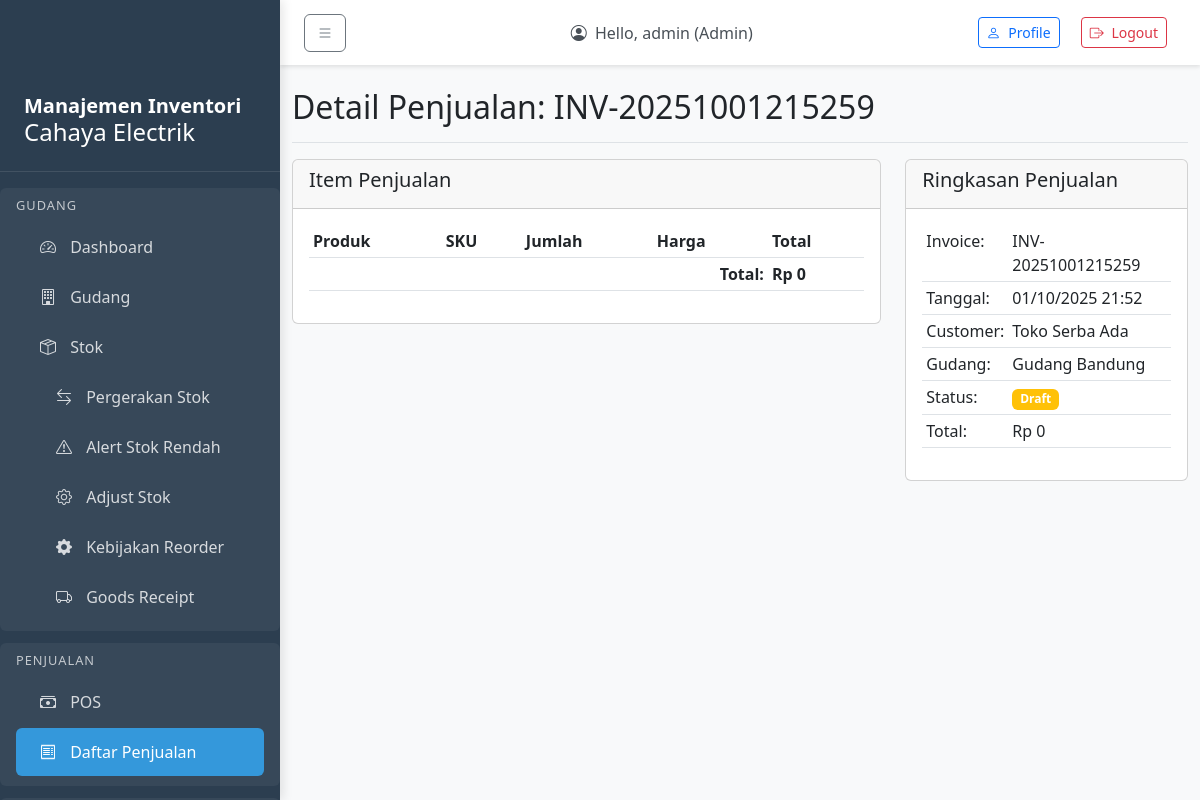
Before: /sales/16/ (signed in) with the older database file.
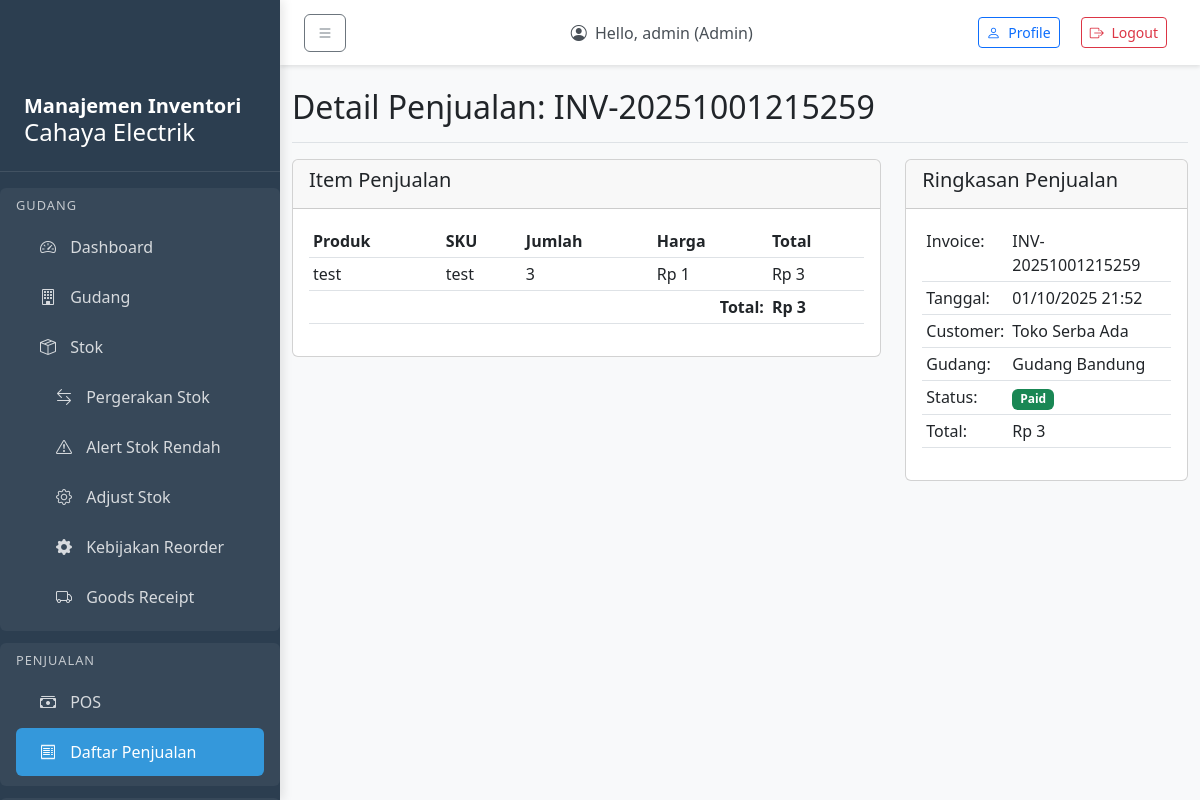
After: the same page with the newer database file.
### sales/models.py (models this page shows, shortened)
class Sale(models.Model):
    STATUS_CHOICES = [
        ('DRAFT', 'Draft'),
        ('PAID', 'Paid'),
        ('CANCELLED', 'Cancelled'),
    ]
    invoice_number = models.CharField(max_length=40, unique=True)
    customer = models.ForeignKey(Customer, on_delete=models.CASCADE, null=True, blank=True)
    warehouse = models.ForeignKey(Warehouse, on_delete=models.CASCADE)
    status = models.CharField(max_length=20, choices=STATUS_CHOICES, default='DRAFT')
    total_amount = models.DecimalField(max_digits=14, decimal_places=2, default=0)
    sold_at = models.DateTimeField(auto_now_add=True)
    class Meta:
        db_table = 'sale'
        indexes = [
            models.Index(fields=['sold_at', 'status']),
        ]

class SaleItem(models.Model):
    sale = models.ForeignKey(Sale, on_delete=models.CASCADE, related_name='items')
    product = models.ForeignKey(Product, on_delete=models.CASCADE)
    qty = models.IntegerField()
    price = models.DecimalField(max_digits=12, decimal_places=2)
    class Meta:
        db_table = 'sale_item'
        indexes = [
            models.Index(fields=['sale_id', 'product_id']),
        ]
    def get_total(self):
        return self.qty * self.price

### master/models.py (models this page shows, shortened)
class Customer(models.Model):
    name = models.CharField(max_length=150)
    phone = models.CharField(max_length=30, blank=True)
    email = models.CharField(max_length=100, blank=True)
    address = models.CharField(max_length=255, blank=True)
    is_active = models.BooleanField(default=True)
    created_at = models.DateTimeField(auto_now_add=True)
    class Meta:
        db_table = 'customer'

class Product(models.Model):
    sku = models.CharField(max_length=50, unique=True)
    name = models.CharField(max_length=150)
    category = models.ForeignKey(Category, on_delete=models.CASCADE, null=True, blank=True)
    uom = models.CharField(max_length=20, default='PCS')  # Unit of Measure
    min_stock = models.IntegerField(default=0)
    price = models.DecimalField(max_digits=12, decimal_places=2, default=0)
    is_active = models.BooleanField(default=True)
    created_at = models.DateTimeField(auto_now_add=True)
    updated_at = models.DateTimeField(auto_now=True)
    class Meta:
        db_table = 'product'

### inventory/models.py (models this page shows, shortened)
class Warehouse(models.Model):
    code = models.CharField(max_length=20, unique=True)
    name = models.CharField(max_length=100)
    address = models.CharField(max_length=255, blank=True)
    created_at = models.DateTimeField(auto_now_add=True)
    class Meta:
        db_table = 'warehouse'

### sales/views.py (the view)
# urls.py: path('<int:pk>/', views.sale_detail, name='sale_detail'),
@login_required
def sale_detail(request, pk):
    if request.user.role not in ['cashier', 'manager', 'admin']:
        raise PermissionDenied("Anda tidak memiliki akses ke fitur ini.")
    sale = get_object_or_404(Sale, pk=pk)
    sale_items = SaleItem.objects.filter(sale=sale).select_related('product')
    return render(request, 'sales/sale_detail.html', {
        'sale': sale,
        'sale_items': sale_items
    })

### templates/sales/sale_detail.html (shortened to what this page needs)
{% extends 'base.html' %}
{% block content %}
<div class="d-flex justify-content-between flex-wrap flex-md-nowrap align-items-center pt-3 pb-2 mb-3 border-bottom">
    <h1 class="h2">Detail Penjualan: {{ sale.invoice_number }}</h1>
</div>
<div class="row">
    <div class="col-md-8">
        <div class="card">
            <div class="card-header">
                <h5>Item Penjualan</h5>
            </div>
            <div class="card-body">
                <div class="table-responsive">
                    <table class="table table-sm">
                        <thead>
                            <tr>
                                <th>Produk</th>
                                <th>SKU</th>
                                <th>Jumlah</th>
                                <th>Harga</th>
                                <th>Total</th>
                            </tr>
                        </thead>
                        <tbody>
                            {% for item in sale_items %}
                            <tr>
                                <td>{{ item.product.name }}</td>
                                <td>{{ item.product.sku }}</td>
                                <td>{{ item.qty }}</td>
                                <td>Rp {{ item.price|floatformat:0 }}</td>
                                <td>Rp {{ item.get_total|floatformat:0 }}</td>
                            </tr>
                            {% endfor %}
                        </tbody>
                        <tfoot>
                            <tr>
                                <th colspan="4" class="text-end">Total:</th>
                                <th>Rp {{ sale.total_amount|floatformat:0 }}</th>
                            </tr>
                        </tfoot>
                    </table>
                </div>
            </div>
        </div>
    </div>
    <div class="col-md-4">
        <div class="card">
            <div class="card-header">
                <h5>Ringkasan Penjualan</h5>
            </div>
            <div class="card-body">
                <table class="table table-sm">
                    <tr>
                        <td>Invoice:</td>
                        <td>{{ sale.invoice_number }}</td>
                    </tr>
                    <tr>
                        <td>Tanggal:</td>
                        <td>{{ sale.sold_at|date:"d/m/Y H:i" }}</td>
                    </tr>
                    <tr>
                        <td>Customer:</td>
                        <td>{{ sale.customer.name|default:"-" }}</td>
                    </tr>
                    <tr>
                        <td>Gudang:</td>
                        <td>{{ sale.warehouse.name }}</td>
                    </tr>
                    <tr>
                        <td>Status:</td>
                        <td>
                            {% if sale.status == 'DRAFT' %}
                                <span class="badge bg-warning">{{ sale.get_status_display }}</span>
                            {% elif sale.status == 'PAID' %}
                                <span class="badge bg-success">{{ sale.get_status_display }}</span>
                            {% elif sale.status == 'CANCELLED' %}
                                <span class="badge bg-danger">{{ sale.get_status_display }}</span>
                            {% endif %}
                        </td>
                    </tr>
                    <tr>
                        <td>Total:</td>
                        <td>Rp {{ sale.total_amount|floatformat:0 }}</td>
                    </tr>
                </table>
            </div>
        </div>
    </div>
</div>
{% endblock %}

Changed rows visible on the page:
changed Sale "INV-20251001215259": total_amount "0" → "3"; status "Draft" → "Paid"
added SaleItem: product.name "test", product.sku "test", qty "3", price "1", get_total "3"
